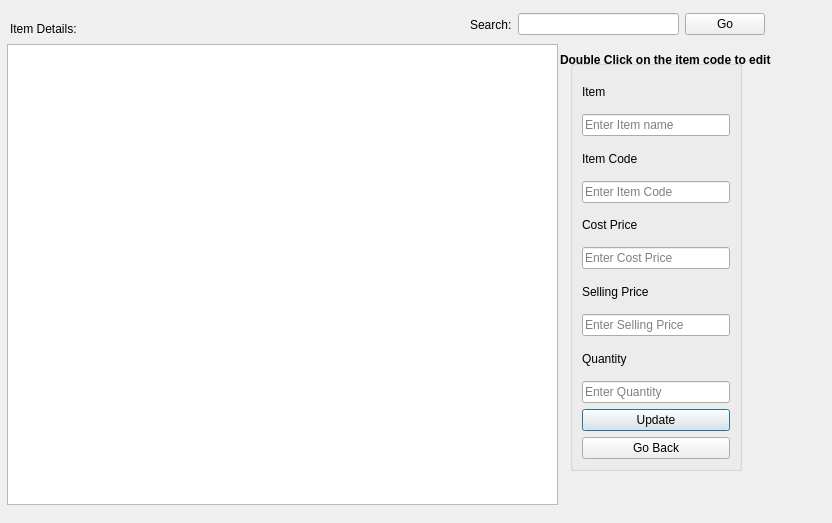
<?xml version="1.0" encoding="UTF-8"?>
<ui version="4.0">
 <class>Update</class>
 <widget class="QDialog" name="Update">
  <property name="geometry">
   <rect>
    <x>0</x>
    <y>0</y>
    <width>832</width>
    <height>523</height>
   </rect>
  </property>
  <property name="focusPolicy">
   <enum>Qt::ClickFocus</enum>
  </property>
  <property name="windowTitle">
   <string>Edit Goods</string>
  </property>
  <widget class="QGroupBox" name="groupBox">
   <property name="geometry">
    <rect>
     <x>570</x>
     <y>60</y>
     <width>172</width>
     <height>411</height>
    </rect>
   </property>
   <property name="title">
    <string/>
   </property>
   <layout class="QVBoxLayout" name="verticalLayout">
    <item>
     <widget class="QLabel" name="label">
      <property name="text">
       <string>Item</string>
      </property>
     </widget>
    </item>
    <item>
     <widget class="QLineEdit" name="item">
      <property name="placeholderText">
       <string>Enter Item name</string>
      </property>
     </widget>
    </item>
    <item>
     <widget class="QLabel" name="label_2">
      <property name="text">
       <string>Item Code</string>
      </property>
     </widget>
    </item>
    <item>
     <widget class="QLineEdit" name="code">
      <property name="placeholderText">
       <string>Enter Item Code</string>
      </property>
     </widget>
    </item>
    <item>
     <widget class="QLabel" name="label_3">
      <property name="text">
       <string>Cost Price</string>
      </property>
     </widget>
    </item>
    <item>
     <widget class="QLineEdit" name="cp">
      <property name="placeholderText">
       <string>Enter Cost Price</string>
      </property>
     </widget>
    </item>
    <item>
     <widget class="QLabel" name="label_4">
      <property name="text">
       <string>Selling Price</string>
      </property>
     </widget>
    </item>
    <item>
     <widget class="QLineEdit" name="sp">
      <property name="placeholderText">
       <string>Enter Selling Price</string>
      </property>
     </widget>
    </item>
    <item>
     <widget class="QLabel" name="label_5">
      <property name="text">
       <string>Quantity</string>
      </property>
     </widget>
    </item>
    <item>
     <widget class="QLineEdit" name="quantity">
      <property name="placeholderText">
       <string>Enter Quantity</string>
      </property>
     </widget>
    </item>
    <item>
     <widget class="QPushButton" name="pushButton_2">
      <property name="cursor">
       <cursorShape>PointingHandCursor</cursorShape>
      </property>
      <property name="text">
       <string>Update</string>
      </property>
     </widget>
    </item>
    <item>
     <widget class="QPushButton" name="pushButton_3">
      <property name="cursor">
       <cursorShape>PointingHandCursor</cursorShape>
      </property>
      <property name="mouseTracking">
       <bool>true</bool>
      </property>
      <property name="focusPolicy">
       <enum>Qt::NoFocus</enum>
      </property>
      <property name="toolTip">
       <string extracomment="1"/>
      </property>
      <property name="text">
       <string>Go Back</string>
      </property>
     </widget>
    </item>
   </layout>
   <zorder>label_2</zorder>
   <zorder>code</zorder>
   <zorder>label_3</zorder>
   <zorder>cp</zorder>
   <zorder>label_4</zorder>
   <zorder>sp</zorder>
   <zorder>label_5</zorder>
   <zorder>quantity</zorder>
   <zorder>pushButton_2</zorder>
   <zorder>pushButton_3</zorder>
   <zorder>label</zorder>
   <zorder>item</zorder>
  </widget>
  <widget class="QTableView" name="tableView">
   <property name="geometry">
    <rect>
     <x>7</x>
     <y>44</y>
     <width>551</width>
     <height>461</height>
    </rect>
   </property>
   <property name="focusPolicy">
    <enum>Qt::NoFocus</enum>
   </property>
   <property name="toolTip">
    <string/>
   </property>
  </widget>
  <widget class="QWidget" name="layoutWidget">
   <property name="geometry">
    <rect>
     <x>470</x>
     <y>10</y>
     <width>295</width>
     <height>29</height>
    </rect>
   </property>
   <layout class="QHBoxLayout" name="horizontalLayout_6">
    <item>
     <widget class="QLabel" name="label_6">
      <property name="text">
       <string>Search:</string>
      </property>
     </widget>
    </item>
    <item>
     <widget class="QLineEdit" name="search_line"/>
    </item>
    <item>
     <widget class="QPushButton" name="go">
      <property name="text">
       <string>Go</string>
      </property>
     </widget>
    </item>
   </layout>
  </widget>
  <widget class="QLabel" name="label_7">
   <property name="geometry">
    <rect>
     <x>10</x>
     <y>20</y>
     <width>151</width>
     <height>17</height>
    </rect>
   </property>
   <property name="text">
    <string>Item Details:</string>
   </property>
  </widget>
  <widget class="QLabel" name="label_8">
   <property name="geometry">
    <rect>
     <x>560</x>
     <y>50</y>
     <width>271</width>
     <height>20</height>
    </rect>
   </property>
   <property name="font">
    <font>
     <weight>75</weight>
     <bold>true</bold>
    </font>
   </property>
   <property name="text">
    <string>Double Click on the item code to edit</string>
   </property>
  </widget>
 </widget>
 <resources/>
 <connections/>
</ui>
